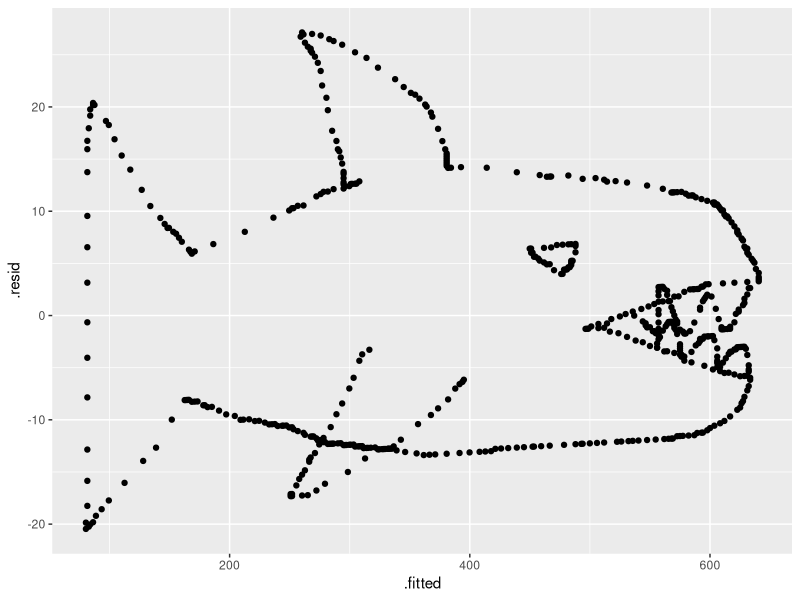

R code for this plot:
## ---- chunk 1
library(tidyverse)
library(broom)

mystery_animal <- read_csv(here::here("mystery_animal.csv"))
## ---- chunk 2
animal_lm <- mystery_animal %>% 
  lm(weight_after ~ weight_before, data = .)
## ---- chunk 3
animal_lm %>% broom::augment() %>% 
  ggplot(mapping = aes(y = .resid, x = .fitted)) +
  geom_point()
## ---- chunk 4
q1 <- qunif(.95, 1.5, 3.5)
q2 <- qnorm(.10, 4.6, 0.8)
q3 <- 1 - pnorm(5, 4.6, 0.8)
q3.2 <- 1 - pnorm(5, 4.6, 0.8)
q4 <- 1 - pchisq(5, 4)
q5 <- rnorm(100, 4.6, 0.8)

## ---- chunk 5
q4
## ---- chunk 6
set.seed(1957)

music_man <- function(n_tromb, n_cor, n_reed){
  
  # Random generation of different distribution functions
  trombones <- rnorm(n_tromb, 4.6, .8)
  cornets <- runif(n_cor, 1.5, 3.5)
  reeds <- rchisq(n_reed, 4)
  
  total <- sum(trombones) + sum(cornets) + sum(reeds)  
  return(total)
  
}

my_weights <- map_dbl(.x = 1:1000, 
                      .f = ~ music_man(n_tromb = 76, 
                                       n_cor = 110,
                                       n_reed = 1035) ) 
## ---- chunk 7
sum(my_weights < 4532)
